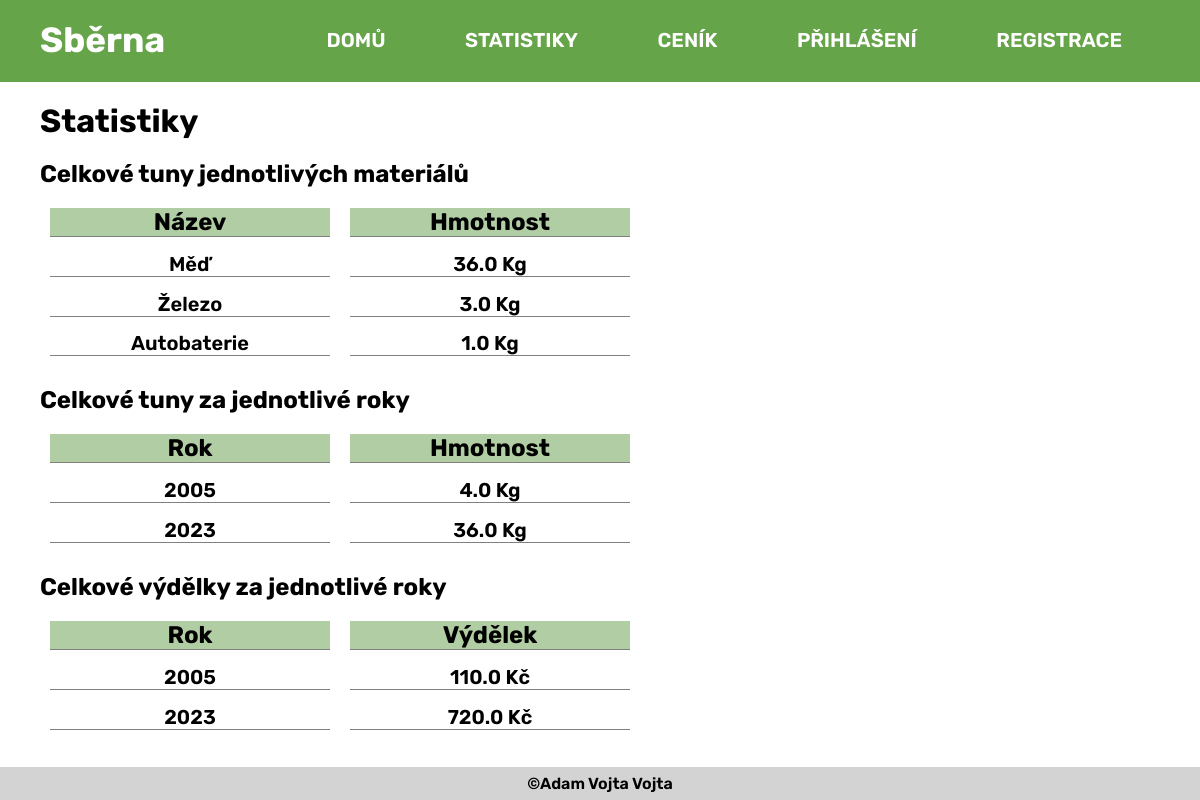
The app's page /statistiky, older data.
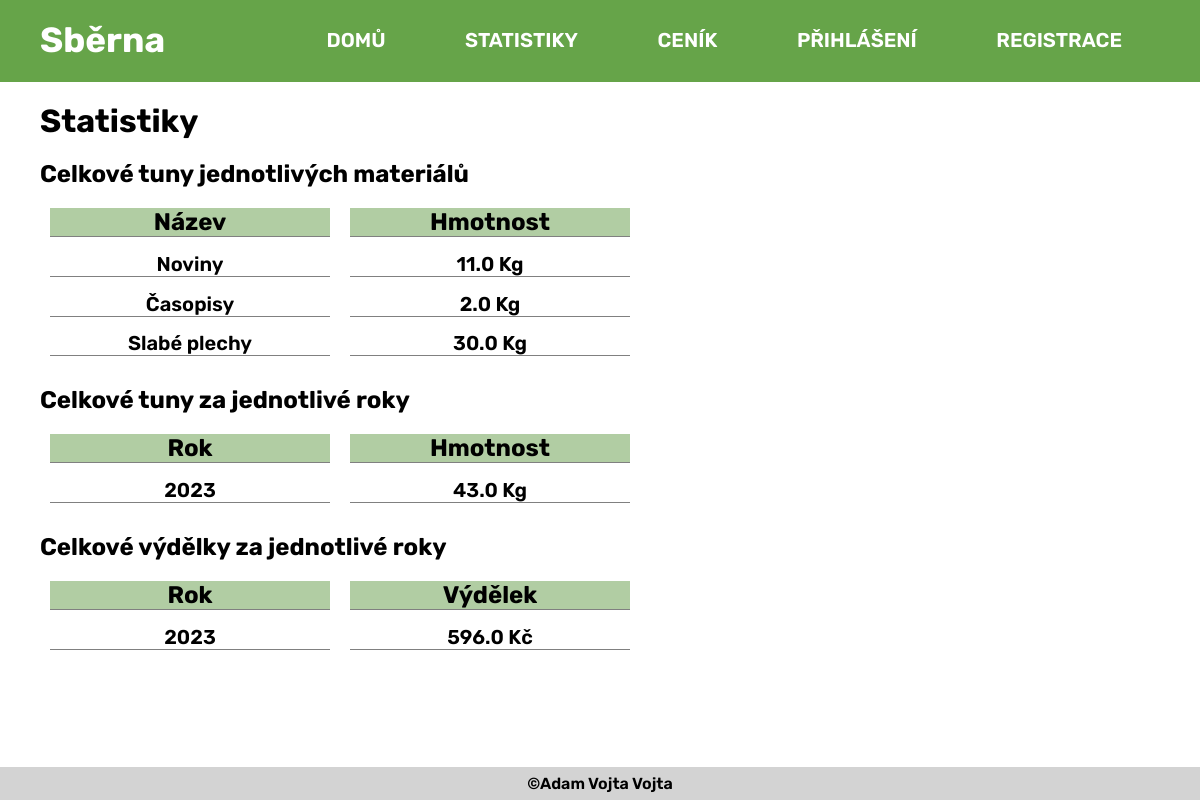
The same page, newer data.
### tables this page shows
CREATE TABLE typy_materialu (id_typu_materialu INTEGER NOT NULL PRIMARY KEY AUTOINCREMENT, nazev TEXT NOT NULL);

### app.py (the view)
@app.route('/statistiky')
def stats() -> ResponseReturnValue:
    return render_template("stats.jinja2",
                           material_total=total_each_material(),
                           yearly_material_total=total_yearly_weight(),
                           income_total=total_yearly_profit())

### app.py (called while the page is built)
def process_query(query: str) -> Query:
    connection = sqlite3.connect(DB_PATH)
    cursor = connection.cursor()
    cursor.execute(query)
    data = cursor.fetchall()
    connection.close()
    return data

def total_each_material() -> Any:
    total_weight = "SELECT typy_materialu.nazev, SUM(mnozstvi) celkove_mnozstvi " \
                   "FROM sbery JOIN polozka ON (sbery.id_sberu = polozka.id_sberu) " \
                   "JOIN typy_materialu ON (typy_materialu.id_typu_materialu = " \
                   "polozka.id_typu_materialu) GROUP BY " \
                   "typy_materialu.id_typu_materialu;"
    return process_query(total_weight)

def total_yearly_weight() -> Any:
    yearly_weight = "SELECT strftime('%Y',cas_odevzdani) AS rok, SUM(mnozstvi) " \
                    "AS mnozstvi FROM sbery JOIN polozka ON " \
                    "(sbery.id_sberu = polozka.id_sberu) JOIN typy_materialu " \
                    "ON (typy_materialu.id_typu_materialu = " \
                    "polozka.id_typu_materialu) GROUP BY " \
                    "strftime('%Y',cas_odevzdani);"
    return process_query(yearly_weight)

def total_yearly_profit() -> Any:
    total_profit = "SELECT strftime('%Y',cas_odevzdani) AS rok, " \
                   "SUM(cena*mnozstvi) AS cena FROM sbery JOIN polozka ON " \
                   "(sbery.id_sberu = polozka.id_sberu) JOIN ceny ON " \
                   "(polozka.id_ceny = ceny.id_ceny) GROUP BY " \
                   "strftime('%Y',cas_odevzdani);"
    return process_query(total_profit)

### templates/stats.jinja2 (shortened to what this page needs)
{% extends 'main.jinja2' %}
{% block content %}
<h1 class="headline">
Statistiky
</h1>
<h2 class="stats">Celkové tuny jednotlivých materiálů</h2>
<div class="row">
<div class="col">
  <h2>Název</h2>
    {% for i in material_total %}
	<p>{{i[0]}}</p>
	{%endfor%}
</div>
<div class="col">
  <h2>Hmotnost</h2>
    {% for i in material_total %}
	<p>{{i[1]}}{{" Kg"}}</p>
	{%endfor%}
</div>
</div>
<h2 class="stats">Celkové tuny za jednotlivé roky</h2>
<div class="row">
<div class="col">
  <h2>Rok</h2>
    {% for i in yearly_material_total %}
	<p>{{i[0]}}</p>
	{%endfor%}
</div>
<div class="col">
  <h2>Hmotnost</h2>
    {% for i in yearly_material_total %}
	<p>{{i[1]}}{{" Kg"}}</p>
	{%endfor%}
</div>
</div>
<h2 class="stats">Celkové výdělky za jednotlivé roky</h2>
<div class="row">
<div class="col">
  <h2>Rok</h2>
    {% for i in income_total %}
	<p>{{i[0]}}</p>
	{%endfor%}
</div>
<div class="col">
  <h2>Výdělek</h2>
    {% for i in income_total %}
	<p>{{i[1]}}{{" Kč"}}</p>
	{%endfor%}
</div>
</div>
{% endblock %}

### templates/main.jinja2 (shortened to what this page needs)
<!DOCTYPE html>
<html lang="cs">
<head>
    <link rel="stylesheet" href="{{ url_for('static', filename='css/structure.css') }}" type="text/css">
    <link rel="stylesheet" href="{{ url_for('static', filename='css/colors.css') }}" type="text/css">
    <link rel="stylesheet" href="{{ url_for('static', filename='css/text.css') }}" type="text/css">
</head>
<body>
    {% include 'nav.jinja2' %}
    <main>
    {% block content %}
    {% endblock %}
    </main>
    {% include 'footer.jinja2' %}
</body>
</html>

### templates/nav.jinja2 (shortened to what this page needs)
{% block nav %}
<nav>
<label class="logo">Sběrna</label>
<ul>
  <li><a href="{{ url_for('home') }}">DOMŮ</a></li>
  <li><a href="{{ url_for('stats') }}">STATISTIKY</a></li>
  <li><a href="{{ url_for('pricelist') }}">CENÍK</a></li>
	{% if "user" in session %}
  <li><a href="{{ url_for('profile') }}">PROFIL</a></li>
  <li><a href="{{ url_for('logout') }}">ODHLÁSIT SE</a></li>
  {% else %}
	<li><a href="{{ url_for('login') }}">PŘIHLÁŠENÍ</a></li>
  <li><a href="{{ url_for('reg') }}">REGISTRACE</a></li>
	{% endif %}
</ul>
</nav>
{% endblock %}

### templates/footer.jinja2
{% block footer %}
<footer>
<p>©Adam Vojta Vojta</p>
</footer>
{% endblock %}

### static/css/structure.css (style rules this page uses)
* { margin: 0; padding: 0; }
body { display: flex; flex-direction: column; min-height: 100vh; }
.headline { margin-left: 40px; margin-top: 20px; margin-bottom: 20px; }
nav { position:sticky; top:0; z-index:10; }
nav ul li a { text-decoration: none; font-size: 17px; text-transform: uppercase; border-radius: 3px; padding: 7px 13px; }
.logo { font-size: 35px; line-height: 80px; padding: 0 40px; font-weight: bold; }
nav ul { float: right; box-sizing: border-box; list-style: none; margin-right: 40px; z-index: 10; }
nav ul li { display: block; line-height: 80px; margin: 0 25px; }
nav ul li a { font-size: 20px; }
ul { position: fixed; width: 100%; height: 100vh; top: 80px; left: -100%; text-align: center; transition: all .5s; }
footer { text-align: center; background-color: lightgray; padding: 7px 13px; margin-top: auto; }
h2.stats { margin-left: 40px; margin-bottom: 10px; }
.row { margin-left: 40px; margin-bottom: 20px; display: flex; }
.col > * { border-bottom: 1px solid gray; }
.col { text-align: center; float: left; width: 50%; padding: 10px; box-sizing: border-box; }
.row:after { content: ""; display: table; clear: both; }
.col > p, .cols > p { margin-top: 10px; }
.row { width: 50%; }
.col { background-color: white; }
.col h2 { background-color: #B1CDA3; }
.col p { font-size: 20px; margin-top: 12px; padding-top: 1%; }
@media only screen and (min-width: 1080px) { ul { position: static; width: auto; height: auto; transition: 0s; } }
@media only screen and (min-width: 1080px) { nav ul li { display: inline-block; } }
@media only screen and (min-width: 1080px) { nav { position: static; top: auto; z-index: auto; } }

### static/css/colors.css (style rules this page uses)
p { color: black; }
nav ul li a { color: white; }
.logo { color: white; }
nav { background: #66A449; }
ul { background: #B1CDA3; }
@media only screen and (min-width: 1080px) { ul { background: #66A449; } }

### static/css/text.css (style rules this page uses)
body { font-family: 'Rubik', sans-serif; font-weight: 600; }

Row changes from the older to the newer data that the page shows:
removed typy_materialu: nazev "Měď", i "36.0", value "Kg"
removed typy_materialu: nazev "Železo", i "3.0", value "Kg"
removed typy_materialu: nazev "Autobaterie", i "1.0", value "Kg"
added typy_materialu: nazev "Noviny", i "11.0", value "Kg"
added typy_materialu: nazev "Časopisy", i "2.0", value "Kg"
added typy_materialu: nazev "Slabé plechy", i "30.0", value "Kg"
Text that changed along with them:
new list line: "43.0 Kg"
new list line: "596.0 Kč"
list line gone: "2005"
list line gone: "4.0 Kg"
list line gone: "36.0 Kg"
list line gone: "110.0 Kč"
list line gone: "720.0 Kč"
